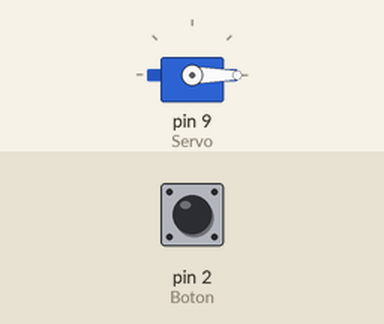
A sketch run on a simulated Arduino Uno, built with avr-gcc and run on an emulated ATmega328P. Parts: servo. The test bench sets the inputs (shaded band); at power-on: pin 2 (Boton) HIGH.

Above: at 1.2 s.
1.3 s: pin 2 (Boton) pulled LOW for 0.15 s
At 1.9 s:
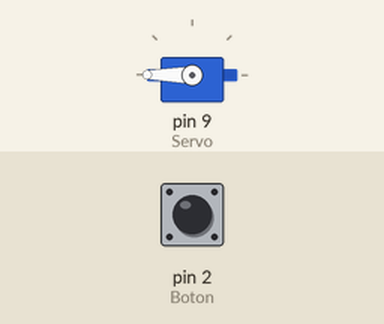
2.9 s: pin 2 (Boton) pulled LOW for 1 s
At 4.3 s:
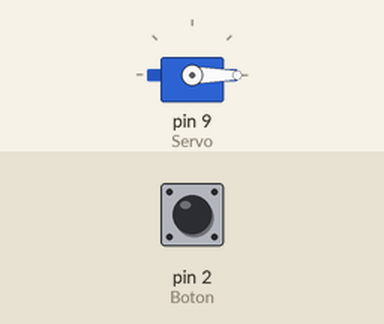
5.4 s: pin 2 (Boton) pulled LOW for 3.2 s
At 6.2 s:
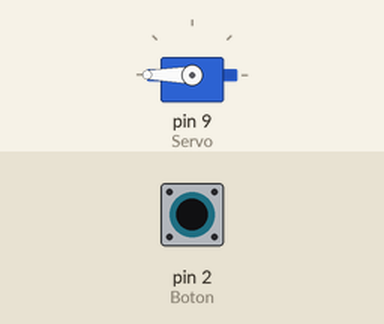
Timing chart, 0 to 8.4 s (numbered marks = the images above; inputs shaded):
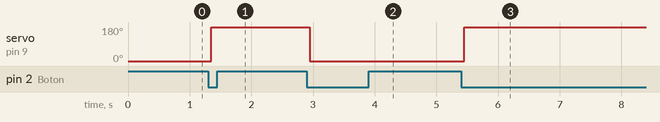

Measured:
- after the input at 1.3 s, servo on pin 9 (Servo): 0° → 180° after 0.05 s
- after the input at 2.9 s, servo on pin 9 (Servo): 180° → 0° after 0.05 s
- after the input at 5.4 s, servo on pin 9 (Servo): 0° → 180° after 0.05 s

The sketch:

Servomotores180.ino
```cpp
#include <Servo1.h>

Servo Servo1;

int Angulo = 0;
int Servo = 9;
int Boton = 2;
int edoBotUltimo = HIGH;

void setup()
{
    Serial.begin(9600);
    Servo1.attach(Servo);
    pinMode(Boton, INPUT);
    Servo1.write(Angulo);
}

void loop()
{
    int edoBotAct = digitalRead(Boton);

    if (edoBotAct == LOW && edoBotUltimo == HIGH)
    {
        delay(50);

        Angulo += 180;

        if (Angulo > 180)
        {
            Angulo = 0;
        }

        Servo1.write(Angulo);
        delay(50);
    }

    edoBotUltimo = edoBotAct;
}
```
